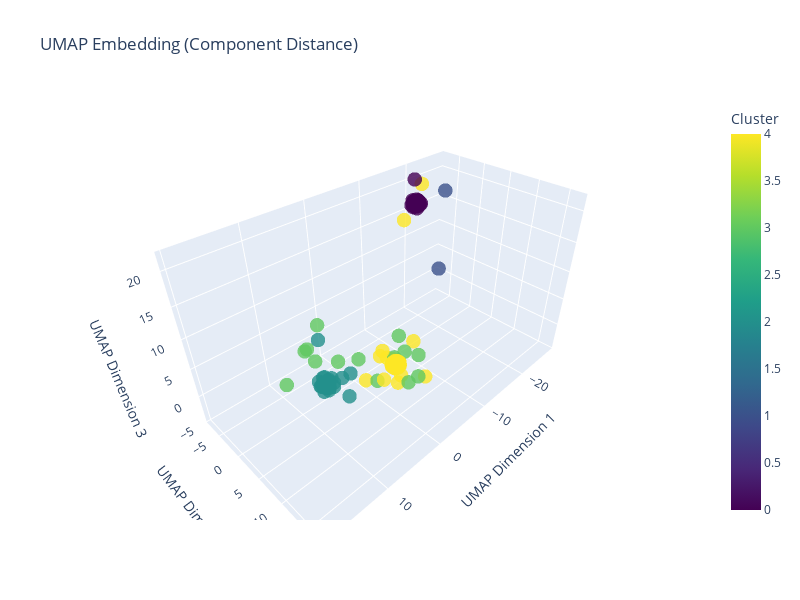

Notebook code for this chart:
### Code cell
# --- Diagnostic Visualization of Distance Components ---
# Extract and plot each component matrix and their histograms
tree_dimensions: int = len(trees)
component_sum_matrix = np.zeros((tree_dimensions, tree_dimensions), dtype=float)
num_solutions_matrix = np.zeros((tree_dimensions, tree_dimensions), dtype=float)
path_length_matrix = np.zeros((tree_dimensions, tree_dimensions), dtype=float)

for i, j, components, s_edges, paths_i, paths_j in results:
    component_sum: int = sum(len(c) for c in components)
    num_solutions: int = len(components)
    path_length: int = sum(len(pi) + len(pj) for pi, pj in zip(paths_i, paths_j))
    component_sum_matrix[i, j] = component_sum
    component_sum_matrix[j, i] = component_sum
    num_solutions_matrix[i, j] = num_solutions
    num_solutions_matrix[j, i] = num_solutions
    path_length_matrix[i, j] = path_length
    path_length_matrix[j, i] = path_length

fig, axs = plt.subplots(1, 3, figsize=(18, 5))
plot_distance_matrix(component_sum_matrix, ax=axs[0], title="Component Sum Matrix")
plot_distance_matrix(num_solutions_matrix, ax=axs[1], title="Number of Solutions Matrix")
plot_distance_matrix(path_length_matrix, ax=axs[2], title="Path Length Matrix")
plt.show()

# Plot histograms
fig, axs = plt.subplots(1, 3, figsize=(18, 4))
axs[0].hist(component_sum_matrix[np.triu_indices(tree_dimensions, 1)], bins=20, color='b', alpha=0.7)
axs[0].set_title('Component Sum Histogram')
axs[1].hist(num_solutions_matrix[np.triu_indices(tree_dimensions, 1)], bins=20, color='g', alpha=0.7)
axs[1].set_title('Number of Solutions Histogram')
axs[2].hist(path_length_matrix[np.triu_indices(tree_dimensions, 1)], bins=20, color='r', alpha=0.7)
axs[2].set_title('Path Length Histogram')
plt.show()

embedding = perform_umap(path_length_matrix)

plot_component_umap_3d(
  embedding, cluster_labels, title="UMAP Embedding (Component Distance)"
)

### Figure 1 — Plotly figure (JSON) as saved in the notebook; plotly's stock layout.template omitted (floating-point values rounded to 4 significant figures; data arrays with more than 128 entries replaced by an {"elided": "..."} marker saying what was removed)
{"data": [{"hoverinfo": "text", "marker": {"color": {"elided": "235 int values"}, "colorbar": {"title": {"text": "Cluster"}}, "colorscale": [[0, "#440154"], [0.1111, "#482878"], [0.2222, "#3e4989"], [0.3333, "#31688e"], [0.4444, "#26828e"], [0.5556, "#1f9e89"], [0.6667, "#35b779"], [0.7778, "#6ece58"], [0.8889, "#b5de2b"], [1, "#fde725"]], "opacity": 0.8, "size": 5}, "mode": "markers", "name": "Data Points", "text": {"elided": "235 str values"}, "type": "scatter3d", "x": {"elided": "235 float values"}, "y": {"elided": "235 float values"}, "z": {"elided": "235 float values"}}], "layout": {"height": 600, "scene": {"xaxis": {"title": {"text": "UMAP Dimension 1"}}, "yaxis": {"title": {"text": "UMAP Dimension 2"}}, "zaxis": {"title": {"text": "UMAP Dimension 3"}}}, "title": {"text": "UMAP Embedding (Component Distance)"}, "width": 800}}
